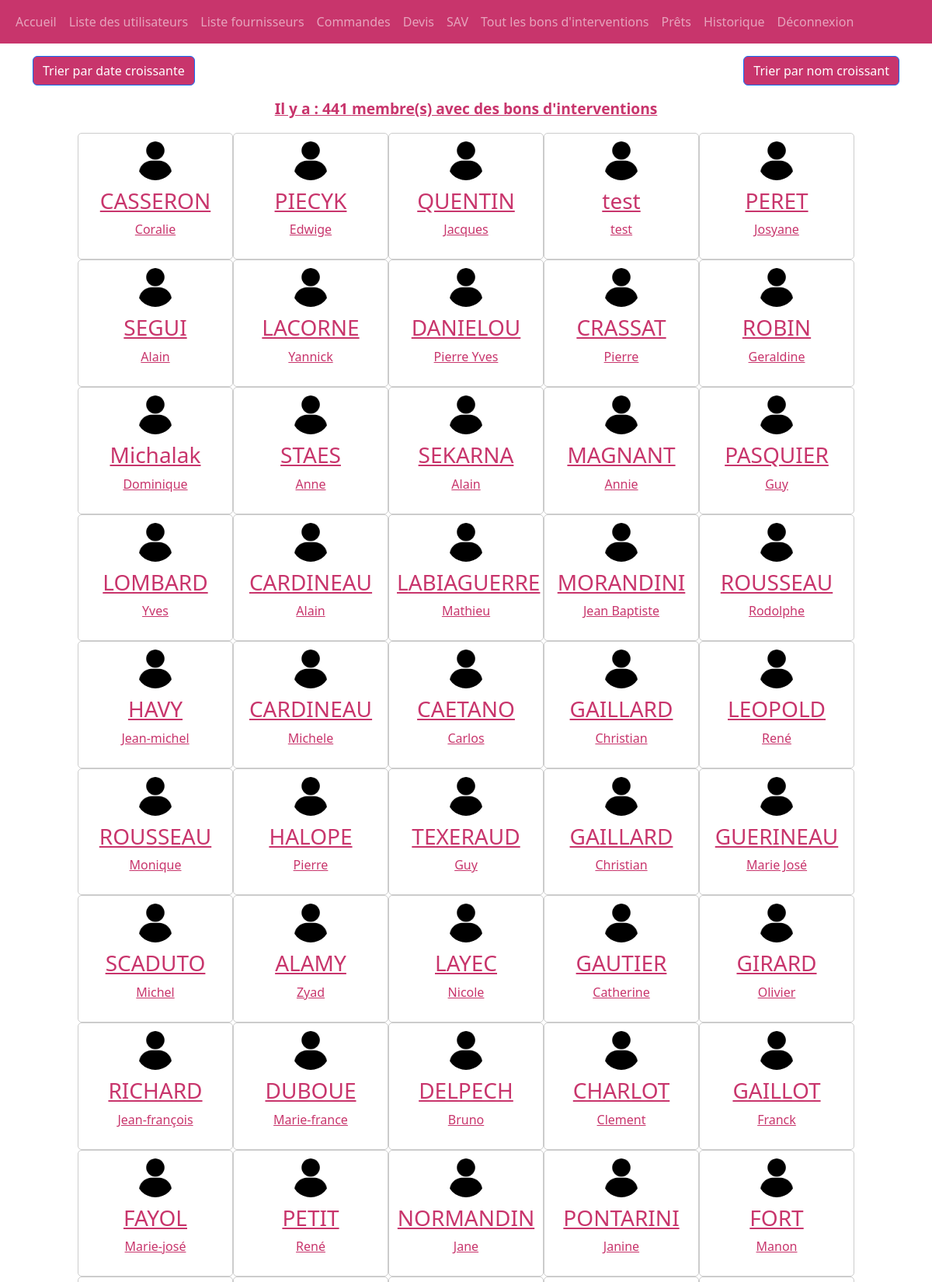
Screenshot of /bi/liste_interventions.php (signed in, upper part) with the database file from the repository.
### tables this page shows
CREATE TABLE IF NOT EXISTS `membres` (
  `membre_id` int(11) NOT NULL AUTO_INCREMENT,
  `membre_nom` varchar(32) NOT NULL,
  `membre_prenom` varchar(32) NOT NULL,
  `membre_mdp` varchar(60) DEFAULT NULL,
  `membre_adresse` varchar(200) NOT NULL,
  `membre_adresse_comp` varchar(200) DEFAULT NULL,
  `membre_cp` varchar(5) NOT NULL,
  `membre_ville` varchar(100) NOT NULL,
  `membre_tel` varchar(10) NOT NULL,
  `membre_inscription` bigint(20) NOT NULL,
  `membre_mail` varchar(100) NOT NULL,
  `membre_type` varchar(11) NOT NULL,
  `membre_telfixe` varchar(10) DEFAULT NULL,
  `membre_entreprise` varchar(100) DEFAULT NULL,
  `membre_cr` varchar(255) NOT NULL DEFAULT 'user',
  PRIMARY KEY (`membre_id`)
);

### bi/liste_interventions.php (the view, shortened to what this page needs)
<?php
$db = connexionbdd();
$query = $db->prepare("SELECT DISTINCT membres.membre_id, membres.membre_nom, membres.membre_prenom FROM membres INNER JOIN bi ON membres.membre_id = bi.membre_id");
$query->execute();
$membres_avec_bi = $query->fetchAll();
?>
<!DOCTYPE html>
<html lang="fr">
<head>
    <link href="https://cdn.jsdelivr.net/npm/bootstrap@5.3.0-alpha1/dist/css/bootstrap.min.css" rel="stylesheet">
    <link href="../css/style.css" rel="stylesheet">
</head>
<body>
<?php include '../navbar.php'; ?>
<div class="container mt-3">
    <div class="d-flex justify-content-between centered-buttons">
        <a href="?sort=date" class="btn btn-primary" style="background-color: #C8356C;">Trier par date croissante</a>
        <a href="?sort=name" class="btn btn-primary" style="background-color: #C8356C;">Trier par nom croissant</a>
    </div>
    <div class="text-center mt-3">
        <p style="color: #C8356C; font-size: larger; font-weight: bold; text-decoration: underline;">Il y a : <?php echo count($membres_avec_bi); ?> membre(s) avec des bons d'interventions</p>
    </div>
    <div class="d-flex flex-wrap justify-content-center mt-3">
        <?php foreach($membres_avec_bi as $membre): ?>
            <div class="client-card">
                <a href="bi_details.php?membre_id=<?php echo $membre['membre_id']; ?>" class="client-link">
                    <img src="../images/icon.png" style="width: 50px; height: 50px;" alt="Icon" class="icon-size" >
                    <h3><?php echo $membre['membre_nom']; ?></h3>
                    <p><?php echo $membre['membre_prenom']; ?></p>
                </a>
            </div>
        <?php endforeach; ?>
    </div>
</div>
</body>
</html>

### css/style.css (style rules this page uses)
.client-card { width: 200px; padding: 10px; border: 1px solid #ccc; border-radius: 5px; text-align: center; }
.client-card img { width: 100px; height: 100px; border-radius: 50%; margin-bottom: 10px; }
.icon-size { width: 50px; height: 50px; }
.client-link { color: #C8356C; }
.btn { transition: background-color 0.3s ease-in-out; }

### rows the page displays
membres: membre_nom "CASSERON", membre_prenom "Coralie"
membres: membre_nom "PIECYK", membre_prenom "Edwige"
membres: membre_nom "QUENTIN", membre_prenom "Jacques"
membres: membre_nom "test", membre_prenom "test"
membres: membre_nom "PERET", membre_prenom "Josyane"
membres: membre_nom "SEGUI", membre_prenom "Alain"
membres: membre_nom "LACORNE", membre_prenom "Yannick"
membres: membre_nom "DANIELOU", membre_prenom "Pierre Yves"
membres: membre_nom "CRASSAT", membre_prenom "Pierre"
membres: membre_nom "ROBIN", membre_prenom "Geraldine"
membres: membre_nom "Michalak", membre_prenom "Dominique"
membres: membre_nom "STAES", membre_prenom "Anne"
membres: membre_nom "SEKARNA", membre_prenom "Alain"
membres: membre_nom "MAGNANT", membre_prenom "Annie"
membres: membre_nom "PASQUIER", membre_prenom "Guy"
membres: membre_nom "LOMBARD", membre_prenom "Yves"
membres: membre_nom "CARDINEAU", membre_prenom "Alain"
membres: membre_nom "LABIAGUERRE", membre_prenom "Mathieu"
membres: membre_nom "MORANDINI", membre_prenom "Jean Baptiste"
membres: membre_nom "ROUSSEAU", membre_prenom "Rodolphe"
membres: membre_nom "HAVY", membre_prenom "Jean-michel"
membres: membre_nom "CARDINEAU", membre_prenom "Michele"
membres: membre_nom "CAETANO", membre_prenom "Carlos"
membres: membre_nom "GAILLARD", membre_prenom "Christian"
membres: membre_nom "LEOPOLD", membre_prenom "René"
membres: membre_nom "ROUSSEAU", membre_prenom "Monique"
membres: membre_nom "HALOPE", membre_prenom "Pierre"
membres: membre_nom "TEXERAUD", membre_prenom "Guy"
membres: membre_nom "GAILLARD", membre_prenom "Christian"
membres: membre_nom "GUERINEAU", membre_prenom "Marie José"
membres: membre_nom "SCADUTO", membre_prenom "Michel"
membres: membre_nom "ALAMY", membre_prenom "Zyad"
membres: membre_nom "LAYEC", membre_prenom "Nicole"
membres: membre_nom "GAUTIER", membre_prenom "Catherine"
membres: membre_nom "GIRARD", membre_prenom "Olivier"
membres: membre_nom "RICHARD", membre_prenom "Jean-françois"
membres: membre_nom "DUBOUE", membre_prenom "Marie-france"
membres: membre_nom "DELPECH", membre_prenom "Bruno"
membres: membre_nom "CHARLOT", membre_prenom "Clement"
membres: membre_nom "GAILLOT", membre_prenom "Franck"
membres: membre_nom "FAYOL", membre_prenom "Marie-josé"
membres: membre_nom "PETIT", membre_prenom "René"
membres: membre_nom "NORMANDIN", membre_prenom "Jane"
membres: membre_nom "PONTARINI", membre_prenom "Janine"
membres: membre_nom "FORT", membre_prenom "Manon"

### other values shown
count($membres_avec_bi) "441"
